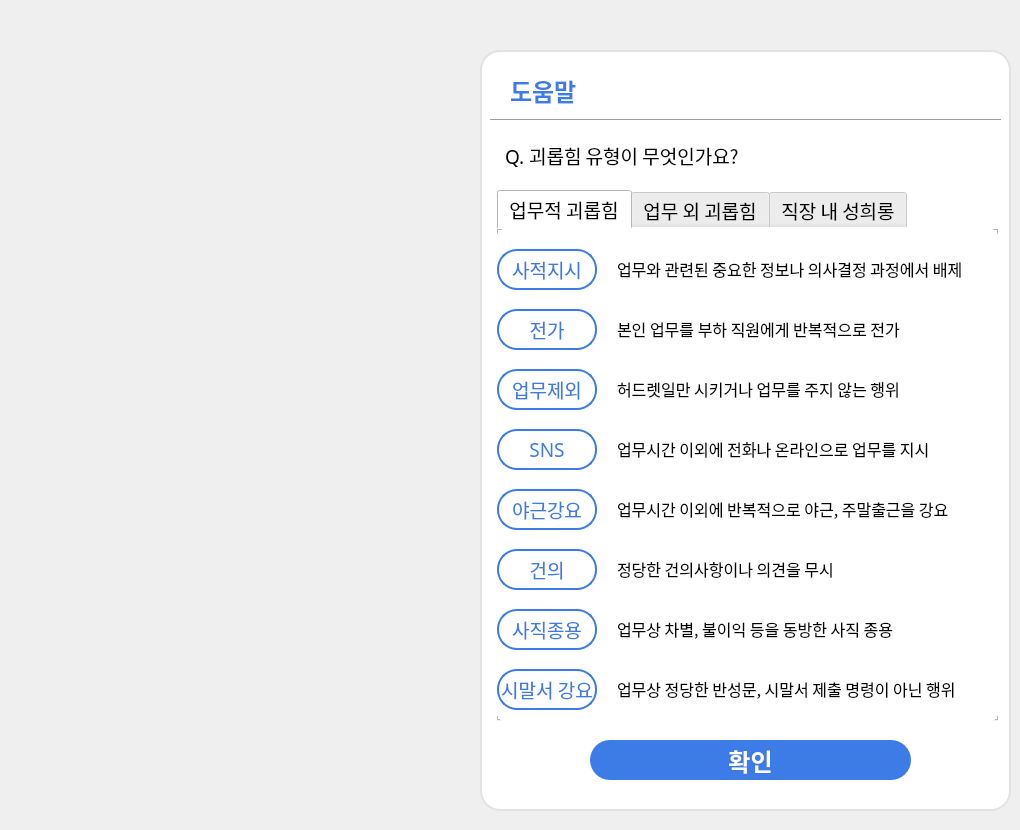
<?xml version="1.0" encoding="UTF-8"?>
<ui version="4.0">
 <class>Dialog</class>
 <widget class="QDialog" name="Dialog">
  <property name="geometry">
   <rect>
    <x>0</x>
    <y>0</y>
    <width>1020</width>
    <height>830</height>
   </rect>
  </property>
  <property name="windowTitle">
   <string>Dialog</string>
  </property>
  <widget class="QWidget" name="widget" native="true">
   <property name="geometry">
    <rect>
     <x>10</x>
     <y>10</y>
     <width>1001</width>
     <height>811</height>
    </rect>
   </property>
   <widget class="QLabel" name="label_6">
    <property name="geometry">
     <rect>
      <x>500</x>
      <y>65</y>
      <width>100</width>
      <height>30</height>
     </rect>
    </property>
    <property name="font">
     <font>
      <family>나눔스퀘어 Bold</family>
      <pointsize>18</pointsize>
      <weight>75</weight>
      <bold>true</bold>
     </font>
    </property>
    <property name="styleSheet">
     <string notr="true">color: #3D7BE6;</string>
    </property>
    <property name="text">
     <string>도움말</string>
    </property>
   </widget>
   <widget class="QPushButton" name="okBtn_help">
    <property name="geometry">
     <rect>
      <x>580</x>
      <y>730</y>
      <width>321</width>
      <height>40</height>
     </rect>
    </property>
    <property name="font">
     <font>
      <family>나눔스퀘어 Bold</family>
      <pointsize>18</pointsize>
      <weight>75</weight>
      <bold>true</bold>
     </font>
    </property>
    <property name="cursor">
     <cursorShape>PointingHandCursor</cursorShape>
    </property>
    <property name="styleSheet">
     <string notr="true">color: white;
background-color: #3D7BE6;
border-radius: 20px;</string>
    </property>
    <property name="text">
     <string>확인</string>
    </property>
   </widget>
   <widget class="Line" name="line_3">
    <property name="geometry">
     <rect>
      <x>480</x>
      <y>100</y>
      <width>511</width>
      <height>20</height>
     </rect>
    </property>
    <property name="styleSheet">
     <string notr="true">color: #E2E2E2;</string>
    </property>
    <property name="orientation">
     <enum>Qt::Horizontal</enum>
    </property>
   </widget>
   <widget class="QLabel" name="label_17">
    <property name="geometry">
     <rect>
      <x>470</x>
      <y>40</y>
      <width>531</width>
      <height>761</height>
     </rect>
    </property>
    <property name="styleSheet">
     <string notr="true">background-color: rgb(255, 255, 255);
border-radius: 20px;
border: 2px solid #E2E2E2;</string>
    </property>
    <property name="text">
     <string/>
    </property>
   </widget>
   <widget class="QLabel" name="label">
    <property name="geometry">
     <rect>
      <x>495</x>
      <y>130</y>
      <width>241</width>
      <height>31</height>
     </rect>
    </property>
    <property name="font">
     <font>
      <family>나눔스퀘어 Bold</family>
      <pointsize>14</pointsize>
     </font>
    </property>
    <property name="text">
     <string>Q. 괴롭힘 유형이 무엇인가요?</string>
    </property>
   </widget>
   <widget class="QTabWidget" name="tabWidget">
    <property name="geometry">
     <rect>
      <x>487</x>
      <y>180</y>
      <width>501</width>
      <height>531</height>
     </rect>
    </property>
    <property name="font">
     <font>
      <family>나눔스퀘어 Bold</family>
      <pointsize>14</pointsize>
     </font>
    </property>
    <property name="styleSheet">
     <string notr="true">background-color: rgb(255,255,255);
border-radius: 8px;</string>
    </property>
    <property name="currentIndex">
     <number>0</number>
    </property>
    <widget class="QWidget" name="tab">
     <attribute name="title">
      <string>업무적 괴롭힘</string>
     </attribute>
     <widget class="QPushButton" name="scenBtn6">
      <property name="geometry">
       <rect>
        <x>0</x>
        <y>320</y>
        <width>100</width>
        <height>41</height>
       </rect>
      </property>
      <property name="font">
       <font>
        <family>나눔스퀘어 Bold</family>
        <pointsize>14</pointsize>
        <weight>50</weight>
        <bold>false</bold>
       </font>
      </property>
      <property name="cursor">
       <cursorShape>PointingHandCursor</cursorShape>
      </property>
      <property name="styleSheet">
       <string notr="true">QPushButton
{
	color: #3D7BE6;
	background-color: white;
	border: 2px solid #3D7BE6;
	border-radius: 20px;
}
QPushButton::hover
{
	color: white;
	background-color: #3D7BE6;
	border-radius: 20px;
}
QPushButton::pressed
{
	color: white;
	background-color: rgb(58, 134, 255);
	border-radius: 20px;
}</string>
      </property>
      <property name="text">
       <string>건의</string>
      </property>
      <property name="checkable">
       <bool>true</bool>
      </property>
      <property name="checked">
       <bool>true</bool>
      </property>
     </widget>
     <widget class="QLabel" name="label_7">
      <property name="geometry">
       <rect>
        <x>120</x>
        <y>270</y>
        <width>361</width>
        <height>20</height>
       </rect>
      </property>
      <property name="font">
       <font>
        <family>나눔스퀘어</family>
        <pointsize>12</pointsize>
       </font>
      </property>
      <property name="text">
       <string>업무시간 이외에 반복적으로 야근, 주말출근을 강요</string>
      </property>
     </widget>
     <widget class="QPushButton" name="scenBtn3">
      <property name="geometry">
       <rect>
        <x>0</x>
        <y>140</y>
        <width>100</width>
        <height>41</height>
       </rect>
      </property>
      <property name="font">
       <font>
        <family>나눔스퀘어 Bold</family>
        <pointsize>14</pointsize>
        <weight>50</weight>
        <bold>false</bold>
       </font>
      </property>
      <property name="cursor">
       <cursorShape>PointingHandCursor</cursorShape>
      </property>
      <property name="styleSheet">
       <string notr="true">QPushButton
{
	color: #3D7BE6;
	background-color: white;
	border: 2px solid #3D7BE6;
	border-radius: 20px;
}
QPushButton::hover
{
	color: white;
	background-color: #3D7BE6;
	border-radius: 20px;
}
QPushButton::pressed
{
	color: white;
	background-color: rgb(58, 134, 255);
	border-radius: 20px;
}</string>
      </property>
      <property name="text">
       <string>업무제외</string>
      </property>
      <property name="checkable">
       <bool>true</bool>
      </property>
      <property name="checked">
       <bool>true</bool>
      </property>
     </widget>
     <widget class="QPushButton" name="scenBtn5">
      <property name="geometry">
       <rect>
        <x>0</x>
        <y>260</y>
        <width>100</width>
        <height>41</height>
       </rect>
      </property>
      <property name="font">
       <font>
        <family>나눔스퀘어 Bold</family>
        <pointsize>14</pointsize>
        <weight>50</weight>
        <bold>false</bold>
       </font>
      </property>
      <property name="cursor">
       <cursorShape>PointingHandCursor</cursorShape>
      </property>
      <property name="styleSheet">
       <string notr="true">QPushButton
{
	color: #3D7BE6;
	background-color: white;
	border: 2px solid #3D7BE6;
	border-radius: 20px;
}
QPushButton::hover
{
	color: white;
	background-color: #3D7BE6;
	border-radius: 20px;
}
QPushButton::pressed
{
	color: white;
	background-color: rgb(58, 134, 255);
	border-radius: 20px;
}</string>
      </property>
      <property name="text">
       <string>야근강요</string>
      </property>
      <property name="checkable">
       <bool>true</bool>
      </property>
      <property name="checked">
       <bool>true</bool>
      </property>
     </widget>
     <widget class="QPushButton" name="scenBtn4">
      <property name="geometry">
       <rect>
        <x>0</x>
        <y>200</y>
        <width>100</width>
        <height>41</height>
       </rect>
      </property>
      <property name="font">
       <font>
        <family>나눔스퀘어 Bold</family>
        <pointsize>14</pointsize>
        <weight>50</weight>
        <bold>false</bold>
       </font>
      </property>
      <property name="cursor">
       <cursorShape>PointingHandCursor</cursorShape>
      </property>
      <property name="styleSheet">
       <string notr="true">QPushButton
{
	color: #3D7BE6;
	background-color: white;
	border: 2px solid #3D7BE6;
	border-radius: 20px;
}
QPushButton::hover
{
	color: white;
	background-color: #3D7BE6;
	border-radius: 20px;
}
QPushButton::pressed
{
	color: white;
	background-color: rgb(58, 134, 255);
	border-radius: 20px;
}</string>
      </property>
      <property name="text">
       <string>SNS</string>
      </property>
      <property name="checkable">
       <bool>true</bool>
      </property>
      <property name="checked">
       <bool>true</bool>
      </property>
     </widget>
     <widget class="QLabel" name="label_8">
      <property name="geometry">
       <rect>
        <x>120</x>
        <y>330</y>
        <width>361</width>
        <height>20</height>
       </rect>
      </property>
      <property name="font">
       <font>
        <family>나눔스퀘어</family>
        <pointsize>12</pointsize>
       </font>
      </property>
      <property name="text">
       <string>정당한 건의사항이나 의견을 무시</string>
      </property>
     </widget>
     <widget class="QLabel" name="label_2">
      <property name="geometry">
       <rect>
        <x>120</x>
        <y>30</y>
        <width>361</width>
        <height>20</height>
       </rect>
      </property>
      <property name="font">
       <font>
        <family>나눔스퀘어</family>
        <pointsize>12</pointsize>
       </font>
      </property>
      <property name="text">
       <string>업무와 관련된 중요한 정보나 의사결정 과정에서 배제</string>
      </property>
     </widget>
     <widget class="QPushButton" name="scenBtn2">
      <property name="geometry">
       <rect>
        <x>0</x>
        <y>80</y>
        <width>100</width>
        <height>41</height>
       </rect>
      </property>
      <property name="font">
       <font>
        <family>나눔스퀘어 Bold</family>
        <pointsize>14</pointsize>
        <weight>50</weight>
        <bold>false</bold>
       </font>
      </property>
      <property name="cursor">
       <cursorShape>PointingHandCursor</cursorShape>
      </property>
      <property name="styleSheet">
       <string notr="true">QPushButton
{
	color: #3D7BE6;
	background-color: white;
	border: 2px solid #3D7BE6;
	border-radius: 20px;
}
QPushButton::hover
{
	color: white;
	background-color: #3D7BE6;
	border-radius: 20px;
}
QPushButton::pressed
{
	color: white;
	background-color: rgb(58, 134, 255);
	border-radius: 20px;
}</string>
      </property>
      <property name="text">
       <string>전가</string>
      </property>
      <property name="checkable">
       <bool>true</bool>
      </property>
      <property name="checked">
       <bool>true</bool>
      </property>
     </widget>
     <widget class="QPushButton" name="scenBtn9">
      <property name="geometry">
       <rect>
        <x>0</x>
        <y>380</y>
        <width>100</width>
        <height>41</height>
       </rect>
      </property>
      <property name="font">
       <font>
        <family>나눔스퀘어 Bold</family>
        <pointsize>14</pointsize>
        <weight>50</weight>
        <bold>false</bold>
       </font>
      </property>
      <property name="cursor">
       <cursorShape>PointingHandCursor</cursorShape>
      </property>
      <property name="styleSheet">
       <string notr="true">QPushButton
{
	color: #3D7BE6;
	background-color: white;
	border: 2px solid #3D7BE6;
	border-radius: 20px;
}
QPushButton::hover
{
	color: white;
	background-color: #3D7BE6;
	border-radius: 20px;
}
QPushButton::pressed
{
	color: white;
	background-color: rgb(58, 134, 255);
	border-radius: 20px;
}</string>
      </property>
      <property name="text">
       <string>사직종용</string>
      </property>
      <property name="checkable">
       <bool>true</bool>
      </property>
      <property name="checked">
       <bool>true</bool>
      </property>
     </widget>
     <widget class="QPushButton" name="scenBtn1">
      <property name="geometry">
       <rect>
        <x>0</x>
        <y>20</y>
        <width>100</width>
        <height>41</height>
       </rect>
      </property>
      <property name="font">
       <font>
        <family>나눔스퀘어 Bold</family>
        <pointsize>14</pointsize>
        <weight>50</weight>
        <bold>false</bold>
       </font>
      </property>
      <property name="cursor">
       <cursorShape>PointingHandCursor</cursorShape>
      </property>
      <property name="styleSheet">
       <string notr="true">QPushButton
{
	color: #3D7BE6;
	background-color: white;
	border: 2px solid #3D7BE6;
	border-radius: 20px;
}
QPushButton::hover
{
	color: white;
	background-color: #3D7BE6;
	border-radius: 20px;
}
QPushButton::pressed
{
	color: white;
	background-color: rgb(58, 134, 255);
	border-radius: 20px;
}</string>
      </property>
      <property name="text">
       <string>사적지시</string>
      </property>
      <property name="checkable">
       <bool>true</bool>
      </property>
      <property name="checked">
       <bool>true</bool>
      </property>
     </widget>
     <widget class="QLabel" name="label_5">
      <property name="geometry">
       <rect>
        <x>120</x>
        <y>210</y>
        <width>361</width>
        <height>20</height>
       </rect>
      </property>
      <property name="font">
       <font>
        <family>나눔스퀘어</family>
        <pointsize>12</pointsize>
       </font>
      </property>
      <property name="text">
       <string>업무시간 이외에 전화나 온라인으로 업무를 지시</string>
      </property>
     </widget>
     <widget class="QLabel" name="label_10">
      <property name="geometry">
       <rect>
        <x>120</x>
        <y>450</y>
        <width>361</width>
        <height>20</height>
       </rect>
      </property>
      <property name="font">
       <font>
        <family>나눔스퀘어</family>
        <pointsize>12</pointsize>
       </font>
      </property>
      <property name="text">
       <string>업무상 정당한 반성문, 시말서 제출 명령이 아닌 행위</string>
      </property>
     </widget>
     <widget class="QLabel" name="label_9">
      <property name="geometry">
       <rect>
        <x>120</x>
        <y>390</y>
        <width>361</width>
        <height>20</height>
       </rect>
      </property>
      <property name="font">
       <font>
        <family>나눔스퀘어</family>
        <pointsize>12</pointsize>
       </font>
      </property>
      <property name="text">
       <string>업무상 차별, 불이익 등을 동방한 사직 종용</string>
      </property>
     </widget>
     <widget class="QPushButton" name="scenBtn10">
      <property name="geometry">
       <rect>
        <x>0</x>
        <y>440</y>
        <width>100</width>
        <height>41</height>
       </rect>
      </property>
      <property name="font">
       <font>
        <family>나눔스퀘어 Bold</family>
        <pointsize>14</pointsize>
        <weight>50</weight>
        <bold>false</bold>
       </font>
      </property>
      <property name="cursor">
       <cursorShape>PointingHandCursor</cursorShape>
      </property>
      <property name="styleSheet">
       <string notr="true">QPushButton
{
	color: #3D7BE6;
	background-color: white;
	border: 2px solid #3D7BE6;
	border-radius: 20px;
}
QPushButton::hover
{
	color: white;
	background-color: #3D7BE6;
	border-radius: 20px;
}
QPushButton::pressed
{
	color: white;
	background-color: rgb(58, 134, 255);
	border-radius: 20px;
}</string>
      </property>
      <property name="text">
       <string>시말서 강요</string>
      </property>
      <property name="checkable">
       <bool>true</bool>
      </property>
      <property name="checked">
       <bool>true</bool>
      </property>
     </widget>
     <widget class="QLabel" name="label_3">
      <property name="geometry">
       <rect>
        <x>120</x>
        <y>90</y>
        <width>361</width>
        <height>20</height>
       </rect>
      </property>
      <property name="font">
       <font>
        <family>나눔스퀘어</family>
        <pointsize>12</pointsize>
       </font>
      </property>
      <property name="text">
       <string>본인 업무를 부하 직원에게 반복적으로 전가</string>
      </property>
     </widget>
     <widget class="QLabel" name="label_4">
      <property name="geometry">
       <rect>
        <x>120</x>
        <y>150</y>
        <width>361</width>
        <height>20</height>
       </rect>
      </property>
      <property name="font">
       <font>
        <family>나눔스퀘어</family>
        <pointsize>12</pointsize>
       </font>
      </property>
      <property name="text">
       <string>허드렛일만 시키거나 업무를 주지 않는 행위</string>
      </property>
     </widget>
    </widget>
    <widget class="QWidget" name="tab_2">
     <attribute name="title">
      <string>업무 외 괴롭힘</string>
     </attribute>
     <widget class="QPushButton" name="scenBtn3_2">
      <property name="geometry">
       <rect>
        <x>0</x>
        <y>140</y>
        <width>100</width>
        <height>41</height>
       </rect>
      </property>
      <property name="font">
       <font>
        <family>나눔스퀘어 Bold</family>
        <pointsize>14</pointsize>
        <weight>50</weight>
        <bold>false</bold>
       </font>
      </property>
      <property name="cursor">
       <cursorShape>PointingHandCursor</cursorShape>
      </property>
      <property name="styleSheet">
       <string notr="true">QPushButton
{
	color: #3D7BE6;
	background-color: white;
	border: 2px solid #3D7BE6;
	border-radius: 20px;
}
QPushButton::hover
{
	color: white;
	background-color: #3D7BE6;
	border-radius: 20px;
}
QPushButton::pressed
{
	color: white;
	background-color: rgb(58, 134, 255);
	border-radius: 20px;
}</string>
      </property>
      <property name="text">
       <string>휴가</string>
      </property>
      <property name="checkable">
       <bool>true</bool>
      </property>
      <property name="checked">
       <bool>true</bool>
      </property>
     </widget>
     <widget class="QLabel" name="label_11">
      <property name="geometry">
       <rect>
        <x>120</x>
        <y>270</y>
        <width>361</width>
        <height>20</height>
       </rect>
      </property>
      <property name="font">
       <font>
        <family>나눔스퀘어</family>
        <pointsize>12</pointsize>
       </font>
      </property>
      <property name="text">
       <string>동호회나 모임을 만들지 못하게 하거나 강제로 가입</string>
      </property>
     </widget>
     <widget class="QPushButton" name="scenBtn6_2">
      <property name="geometry">
       <rect>
        <x>0</x>
        <y>320</y>
        <width>100</width>
        <height>41</height>
       </rect>
      </property>
      <property name="font">
       <font>
        <family>나눔스퀘어 Bold</family>
        <pointsize>14</pointsize>
        <weight>50</weight>
        <bold>false</bold>
       </font>
      </property>
      <property name="cursor">
       <cursorShape>PointingHandCursor</cursorShape>
      </property>
      <property name="styleSheet">
       <string notr="true">QPushButton
{
	color: #3D7BE6;
	background-color: white;
	border: 2px solid #3D7BE6;
	border-radius: 20px;
}
QPushButton::hover
{
	color: white;
	background-color: #3D7BE6;
	border-radius: 20px;
}
QPushButton::pressed
{
	color: white;
	background-color: rgb(58, 134, 255);
	border-radius: 20px;
}</string>
      </property>
      <property name="text">
       <string>실업수당</string>
      </property>
      <property name="checkable">
       <bool>true</bool>
      </property>
      <property name="checked">
       <bool>true</bool>
      </property>
     </widget>
     <widget class="QPushButton" name="scenBtn4_2">
      <property name="geometry">
       <rect>
        <x>0</x>
        <y>200</y>
        <width>100</width>
        <height>41</height>
       </rect>
      </property>
      <property name="font">
       <font>
        <family>나눔스퀘어 Bold</family>
        <pointsize>14</pointsize>
        <weight>50</weight>
        <bold>false</bold>
       </font>
      </property>
      <property name="cursor">
       <cursorShape>PointingHandCursor</cursorShape>
      </property>
      <property name="styleSheet">
       <string notr="true">QPushButton
{
	color: #3D7BE6;
	background-color: white;
	border: 2px solid #3D7BE6;
	border-radius: 20px;
}
QPushButton::hover
{
	color: white;
	background-color: #3D7BE6;
	border-radius: 20px;
}
QPushButton::pressed
{
	color: white;
	background-color: rgb(58, 134, 255);
	border-radius: 20px;
}</string>
      </property>
      <property name="text">
       <string>육아휴직</string>
      </property>
      <property name="checkable">
       <bool>true</bool>
      </property>
      <property name="checked">
       <bool>true</bool>
      </property>
     </widget>
     <widget class="QPushButton" name="scenBtn5_2">
      <property name="geometry">
       <rect>
        <x>0</x>
        <y>260</y>
        <width>100</width>
        <height>41</height>
       </rect>
      </property>
      <property name="font">
       <font>
        <family>나눔스퀘어 Bold</family>
        <pointsize>14</pointsize>
        <weight>50</weight>
        <bold>false</bold>
       </font>
      </property>
      <property name="cursor">
       <cursorShape>PointingHandCursor</cursorShape>
      </property>
      <property name="styleSheet">
       <string notr="true">QPushButton
{
	color: #3D7BE6;
	background-color: white;
	border: 2px solid #3D7BE6;
	border-radius: 20px;
}
QPushButton::hover
{
	color: white;
	background-color: #3D7BE6;
	border-radius: 20px;
}
QPushButton::pressed
{
	color: white;
	background-color: rgb(58, 134, 255);
	border-radius: 20px;
}</string>
      </property>
      <property name="text">
       <string>모임</string>
      </property>
      <property name="checkable">
       <bool>true</bool>
      </property>
      <property name="checked">
       <bool>true</bool>
      </property>
     </widget>
     <widget class="QLabel" name="label_12">
      <property name="geometry">
       <rect>
        <x>120</x>
        <y>330</y>
        <width>361</width>
        <height>20</height>
       </rect>
      </property>
      <property name="font">
       <font>
        <family>나눔스퀘어</family>
        <pointsize>12</pointsize>
       </font>
      </property>
      <property name="text">
       <string>권고사직 확인 등 구직급여 절차 협조하지 않는 행위</string>
      </property>
     </widget>
     <widget class="QLabel" name="label_13">
      <property name="geometry">
       <rect>
        <x>120</x>
        <y>30</y>
        <width>361</width>
        <height>20</height>
       </rect>
      </property>
      <property name="font">
       <font>
        <family>나눔스퀘어</family>
        <pointsize>12</pointsize>
       </font>
      </property>
      <property name="text">
       <string>비업무적인 행사를 강요</string>
      </property>
     </widget>
     <widget class="QPushButton" name="scenBtn2_2">
      <property name="geometry">
       <rect>
        <x>0</x>
        <y>80</y>
        <width>100</width>
        <height>41</height>
       </rect>
      </property>
      <property name="font">
       <font>
        <family>나눔스퀘어 Bold</family>
        <pointsize>14</pointsize>
        <weight>50</weight>
        <bold>false</bold>
       </font>
      </property>
      <property name="cursor">
       <cursorShape>PointingHandCursor</cursorShape>
      </property>
      <property name="styleSheet">
       <string notr="true">QPushButton
{
	color: #3D7BE6;
	background-color: white;
	border: 2px solid #3D7BE6;
	border-radius: 20px;
}
QPushButton::hover
{
	color: white;
	background-color: #3D7BE6;
	border-radius: 20px;
}
QPushButton::pressed
{
	color: white;
	background-color: rgb(58, 134, 255);
	border-radius: 20px;
}</string>
      </property>
      <property name="text">
       <string>후원강요</string>
      </property>
      <property name="checkable">
       <bool>true</bool>
      </property>
      <property name="checked">
       <bool>true</bool>
      </property>
     </widget>
     <widget class="QPushButton" name="scenBtn1_2">
      <property name="geometry">
       <rect>
        <x>0</x>
        <y>20</y>
        <width>100</width>
        <height>41</height>
       </rect>
      </property>
      <property name="font">
       <font>
        <family>나눔스퀘어 Bold</family>
        <pointsize>14</pointsize>
        <weight>50</weight>
        <bold>false</bold>
       </font>
      </property>
      <property name="cursor">
       <cursorShape>PointingHandCursor</cursorShape>
      </property>
      <property name="styleSheet">
       <string notr="true">QPushButton
{
	color: #3D7BE6;
	background-color: white;
	border: 2px solid #3D7BE6;
	border-radius: 20px;
}
QPushButton::hover
{
	color: white;
	background-color: #3D7BE6;
	border-radius: 20px;
}
QPushButton::pressed
{
	color: white;
	background-color: rgb(58, 134, 255);
	border-radius: 20px;
}</string>
      </property>
      <property name="text">
       <string>행사</string>
      </property>
      <property name="checkable">
       <bool>true</bool>
      </property>
      <property name="checked">
       <bool>true</bool>
      </property>
     </widget>
     <widget class="QLabel" name="label_14">
      <property name="geometry">
       <rect>
        <x>120</x>
        <y>210</y>
        <width>361</width>
        <height>20</height>
       </rect>
      </property>
      <property name="font">
       <font>
        <family>나눔스퀘어</family>
        <pointsize>12</pointsize>
       </font>
      </property>
      <property name="text">
       <string>육아휴직을 쓰지 못하게 하거나 비하</string>
      </property>
     </widget>
     <widget class="QLabel" name="label_15">
      <property name="geometry">
       <rect>
        <x>120</x>
        <y>81</y>
        <width>361</width>
        <height>41</height>
       </rect>
      </property>
      <property name="font">
       <font>
        <family>나눔스퀘어</family>
        <pointsize>12</pointsize>
       </font>
      </property>
      <property name="text">
       <string>특정 종교를 강요하거나, 바자회 등 후원행사에
할당량을 부과하는 행위</string>
      </property>
     </widget>
     <widget class="QLabel" name="label_16">
      <property name="geometry">
       <rect>
        <x>120</x>
        <y>142</y>
        <width>361</width>
        <height>41</height>
       </rect>
      </property>
      <property name="font">
       <font>
        <family>나눔스퀘어</family>
        <pointsize>12</pointsize>
       </font>
      </property>
      <property name="text">
       <string>휴가나 병가, 각종 복지혜택 등을 쓰지 못하도록
압력을 주는 행위</string>
      </property>
     </widget>
    </widget>
    <widget class="QWidget" name="tab_3">
     <attribute name="title">
      <string>직장 내 성희롱</string>
     </attribute>
     <widget class="QPushButton" name="scenBtn1_3">
      <property name="geometry">
       <rect>
        <x>0</x>
        <y>20</y>
        <width>100</width>
        <height>41</height>
       </rect>
      </property>
      <property name="font">
       <font>
        <family>나눔스퀘어 Bold</family>
        <pointsize>14</pointsize>
        <weight>50</weight>
        <bold>false</bold>
       </font>
      </property>
      <property name="cursor">
       <cursorShape>PointingHandCursor</cursorShape>
      </property>
      <property name="styleSheet">
       <string notr="true">QPushButton
{
	color: #3D7BE6;
	background-color: white;
	border: 2px solid #3D7BE6;
	border-radius: 20px;
}
QPushButton::hover
{
	color: white;
	background-color: #3D7BE6;
	border-radius: 20px;
}
QPushButton::pressed
{
	color: white;
	background-color: rgb(58, 134, 255);
	border-radius: 20px;
}</string>
      </property>
      <property name="text">
       <string>성희롱</string>
      </property>
      <property name="checkable">
       <bool>true</bool>
      </property>
      <property name="checked">
       <bool>true</bool>
      </property>
     </widget>
     <widget class="QLabel" name="label_18">
      <property name="geometry">
       <rect>
        <x>120</x>
        <y>5</y>
        <width>361</width>
        <height>121</height>
       </rect>
      </property>
      <property name="font">
       <font>
        <family>나눔스퀘어</family>
        <pointsize>12</pointsize>
       </font>
      </property>
      <property name="text">
       <string>사업주·상급자 또는 근로자가 직장 내의 지위를 이용
하거나 업무와 관련하여 다른 근로자에게 성적 언동
등 으로 성적 굴욕감 또는 혐오감을 느끼게 하거나
성적 언동 또는 그 밖의 요규 등에 따르지 아니하였다
는 이유로 근로조건 및 고용에서 불이익을 주는 것</string>
      </property>
     </widget>
    </widget>
   </widget>
   <zorder>label_17</zorder>
   <zorder>label_6</zorder>
   <zorder>okBtn_help</zorder>
   <zorder>line_3</zorder>
   <zorder>label</zorder>
   <zorder>tabWidget</zorder>
  </widget>
 </widget>
 <resources/>
 <connections/>
</ui>
